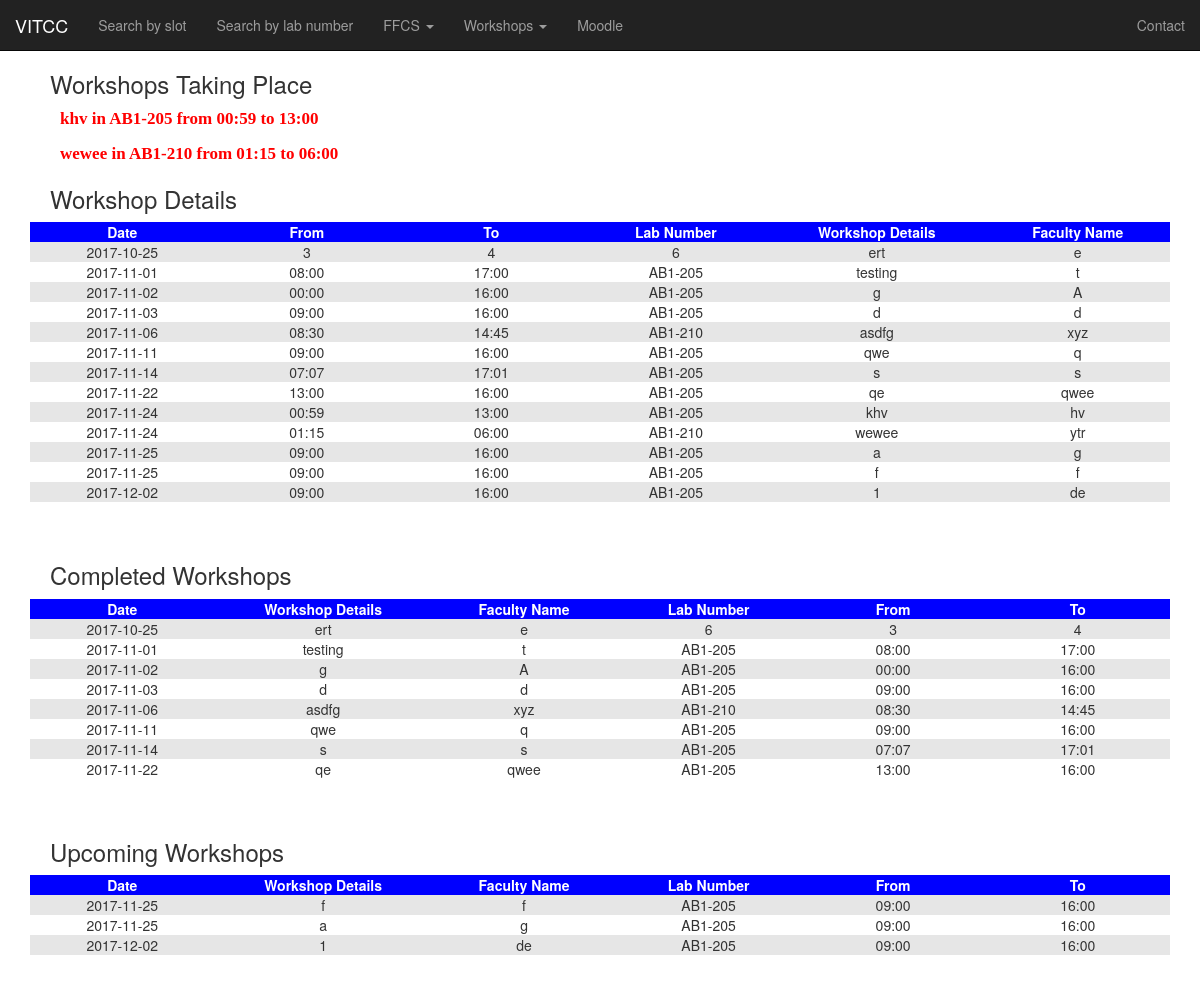
The app's page /stwk.php with its own data.
### tables this page shows
CREATE TABLE `workshop` (
  `name` varchar(25) NOT NULL,
  `no` varchar(10) NOT NULL,
  `dat` varchar(10) NOT NULL,
  `tfr` varchar(5) NOT NULL,
  `tto` varchar(5) NOT NULL,
  `det` varchar(100) NOT NULL,
  `sno` int(11) NOT NULL
);

### stwk.php (the view, shortened to what this page needs)
<?php
include "navbar.php";
?>
<!DOCTYPE html>
<html>
<head>
</head>
<body>
<nav class="navbar navbar-inverse navbar-static-top">
        <div class="container-fluid">
            <div class="navbar-header">
            <a href="http://chennai.vit.ac.in/" class="navbar-brand">VITCC</a>
        </div>
            <div class="collapse navbar-collapse" id="mainNavBar">
                <ul class="nav navbar-nav">
                    <li><a href="index.php">Search by slot</a></li>
                    <li><a href="dropdown.php">Search by lab number</a></li>
                    <li class="drdn">
                        <a href="#" class="dropdown-toggle" data-toggle="dropdown">FFCS <span class="caret"></span></a>
                    </li>
                    <li class="drdn">
                        <a href="#" class="dropdown-toggle" data-toggle="dropdown">Workshops <span class="caret"></span></a>
                    </li>
                    <li><a href="http://moodlecc.vit.ac.in">Moodle</a></li>
                </ul>
                <ul class="nav navbar-nav navbar-right">
                    <li><a href="contact.php">Contact</a></li>
                </ul>
            </div>
        </div>
</nav>
</body>
</html>
<?php
$conn=openCon();
$sd=(string)date('Y-m-d');
$a = "SELECT COUNT(*) FROM workshop WHERE dat='$sd'";
$result=mysqli_query($conn,$a);
$m=mysqli_fetch_array($result);
if($m[0]>0)
    include 'cur.php';
$a = "SELECT * FROM workshop ORDER BY dat,tfr,no";
$result=mysqli_query($conn,$a);
echo "<h3>Workshop Details</h3>";
echo "<div class='container'>
		<div class='table-responsive'>
		<table>
		<tr><th>Date</th><th>From</th><th>To</th><th>Lab Number</th><th>Workshop Details</th><th>Faculty Name</th>";
while($m=mysqli_fetch_array($result))
{
	echo "<tr><td>".$m['dat']."</td><td>".$m['tfr']."</td><td>".$m['tto']."</td><td>".$m['no']."</td><td>".$m['det']."</td><td>".$m['name']."</td></tr>";
}
echo "</table></div></div><br><br>";
$sd=(string)date('Y-m-d');
$a = "SELECT * FROM workshop WHERE dat<'$sd' ORDER BY dat,tfr,no";
$result=mysqli_query($conn,$a);
echo "<h3>Completed Workshops</h3>";
echo "<div class='container'>
		<div class='table-responsive'>
		<table>
		<tr><th>Date</th><th>Workshop Details</th><th>Faculty Name</th><th>Lab Number</th><th>From</th><th>To</th></tr>";
while($m=mysqli_fetch_array($result))
{
	echo "<tr><td>".$m['dat']."</td><td>".$m['det']."</td><td>".$m['name']."</td><td>".$m['no']."</td><td>".$m['tfr']."</td><td>".$m['tto']."</td></tr>";
}
echo "</table></div></div><br><br>";
$a = "SELECT * FROM workshop WHERE dat>'$sd' ORDER BY dat,tfr,no";
$result=mysqli_query($conn,$a);
echo "<h3>Upcoming Workshops</h3>";
echo "<div class='container'>
		<div class='table-responsive'>
		<table>
		<tr><th>Date</th><th>Workshop Details</th><th>Faculty Name</th><th>Lab Number</th><th>From</th><th>To</th></tr>";
while($m=mysqli_fetch_array($result))
{
	echo "<tr><td>".$m['dat']."</td><td>".$m['det']."</td><td>".$m['name']."</td><td>".$m['no']."</td><td>".$m['tfr']."</td><td>".$m['tto']."</td></tr>";
}
echo "</table></div></div><br><br>";
?>

### cur.php (shortened to what this page needs)
<?php
$sd=(string)date('Y-m-d');
$a = "SELECT * FROM workshop WHERE dat='$sd' ORDER BY tfr,no";
$result=mysqli_query($conn,$a);
echo "<h3>Workshops Taking Place</h3>";
while($m=mysqli_fetch_array($result))
{
	echo "<p class='curdisp'>".$m['det']." in ".$m['no']." from ".$m['tfr']." to ".$m['tto']."</p>";
}
?>

### stwk.php (style rules this page uses)
td { text-align: center; }
th { background-color: blue; color: white; text-align: center; min-width: 100px; }
tr:nth-child(even) { background-color: #e6e6e6; }
table { cursor: default; white-space: nowrap; width: 100%; }
h3 { margin-left: 50px; }

### cur.php (style rules this page uses)
.curdisp { color: red; font-size: 17px; font-weight: bold; font-family: "Times New Roman", Times, serif; margin-left: 5%; }

### records on screen
workshop: det "khv", no "AB1-205", tfr "00:59", tto "13:00", dat "2017-11-24", name "hv"
workshop: det "wewee", no "AB1-210", tfr "01:15", tto "06:00", dat "2017-11-24", name "ytr"
workshop: dat "2017-10-25", tfr "3", tto "4", no "6", det "ert", name "e"
workshop: dat "2017-11-01", tfr "08:00", tto "17:00", no "AB1-205", det "testing", name "t"
workshop: dat "2017-11-02", tfr "00:00", tto "16:00", no "AB1-205", det "g", name "A"
workshop: dat "2017-11-03", tfr "09:00", tto "16:00", no "AB1-205", det "d", name "d"
workshop: dat "2017-11-06", tfr "08:30", tto "14:45", no "AB1-210", det "asdfg", name "xyz"
workshop: dat "2017-11-11", tfr "09:00", tto "16:00", no "AB1-205", det "qwe", name "q"
workshop: dat "2017-11-14", tfr "07:07", tto "17:01", no "AB1-205", det "s", name "s"
workshop: dat "2017-11-22", tfr "13:00", tto "16:00", no "AB1-205", det "qe", name "qwee"
workshop: dat "2017-11-25", tfr "09:00", tto "16:00", no "AB1-205", det "a", name "g"
workshop: dat "2017-11-25", tfr "09:00", tto "16:00", no "AB1-205", det "f", name "f"
workshop: dat "2017-12-02", tfr "09:00", tto "16:00", no "AB1-205", det "1", name "de"
